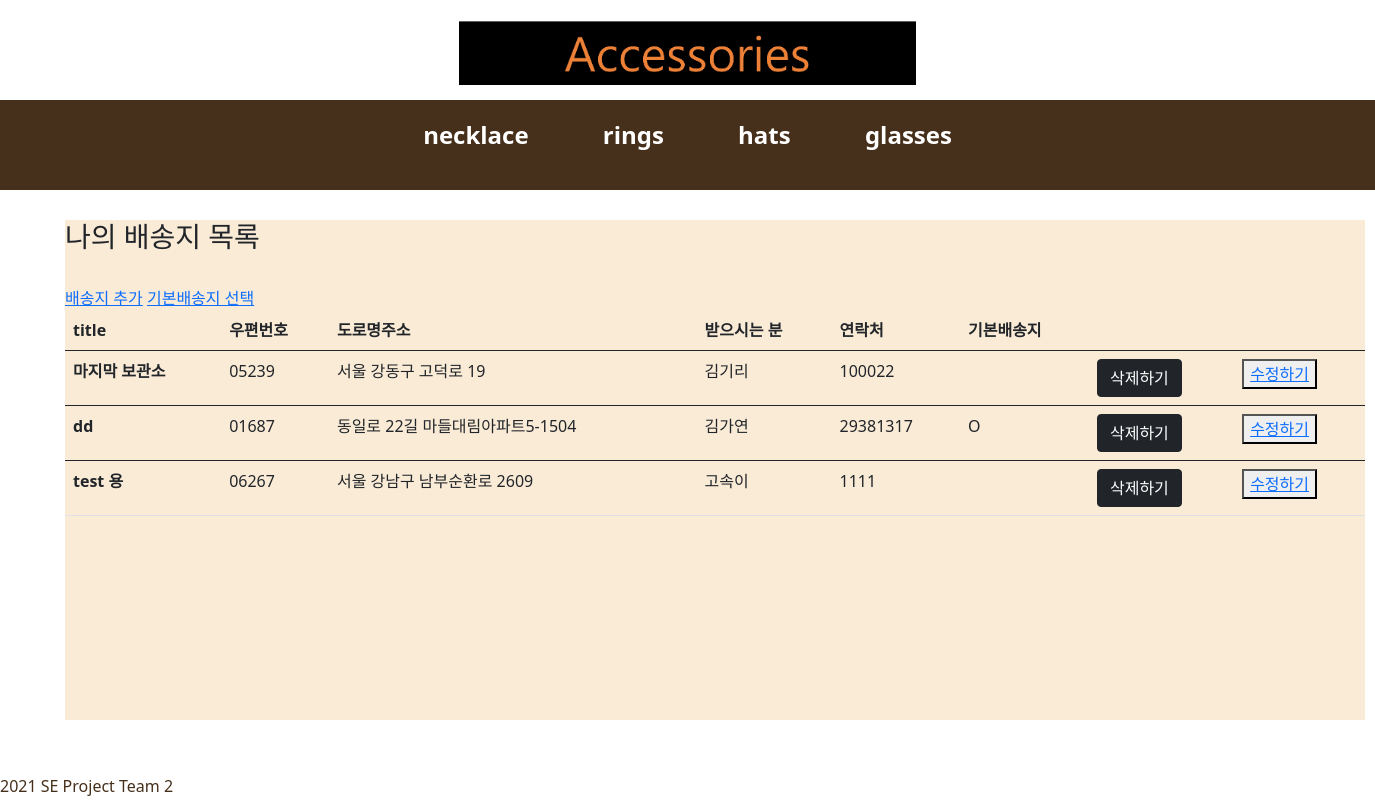
The app's page /create/ (signed in), older data.
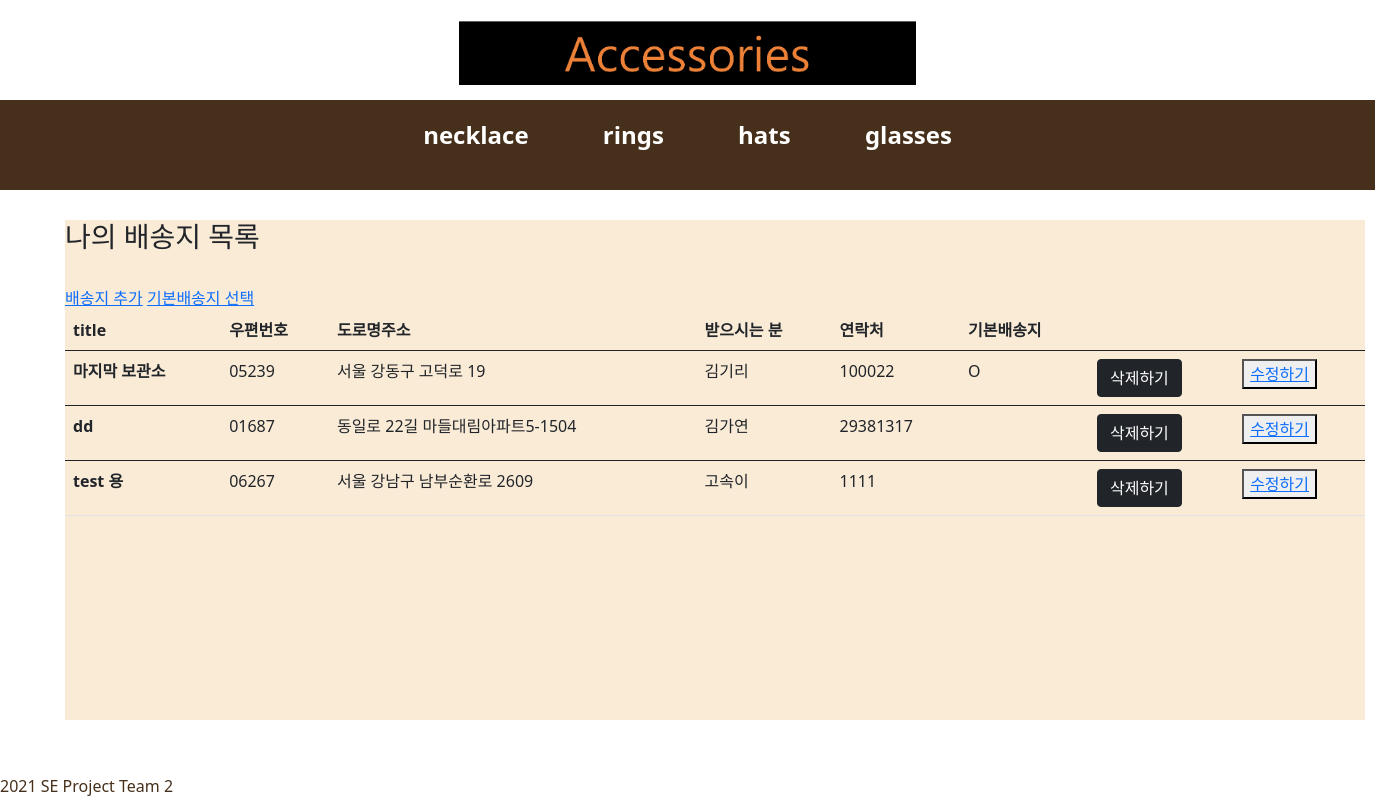
The same page, newer data.
### shoppingApp/models.py (models this page shows, shortened)
class address(models.Model):
    accounts = models.ForeignKey(UserAccounts, on_delete=models.CASCADE, null=True)
    title = models.CharField(max_length=200)
    post_num= models.CharField(max_length=200,null=True)
    road_address=models.CharField(max_length=200,null=True)
    detail_address=models.TextField()
    post_name=models.CharField(max_length=20,null=True)
    post_phonenum=models.IntegerField(null=True)
    is_default = models.BooleanField(default=False,null=True)

### shoppingApp/views.py (the view)
# urls.py: path('create/', shoppingView.create_view, name='create'),
def create_view(request):
    cart_count=context_processors.counter(request)
    cart_count=int(cart_count)
    count={'cart_count':cart_count}
    uid=request.session.get('user_id')
    get_all=UserAccounts.objects.all()
    get_user=get_all.filter(user_id=uid)
    shippings = address.objects.filter(accounts__in=get_user)
    if shippings is None:
        return render(request, 'create.html')
    return render(request, 'create.html', {'shippings':  shippings, 'count':count})

### cartApp/context_processors.py (called while the page is built)
def counter(request):
    item_count=0
    if 'admin' in request.path:
        return {}
    else:
        try:
            cart= Cart.objects.filter(cart_id=request.session.get('user_id'))
            cart_items = CartItem.objects.all().filter(cart=cart[:1])
            for cart_item in cart_items:
                item_count+=cart_item.quantity
        except Cart.DoesNotExist:
            item_count=0
    return item_count

### shoppingApp/templates/create.html (shortened to what this page needs)
{% extends 'base.html' %}
{% block content %}
<section>
<div>
<h3>나의 배송지 목록</h3><br>
<a href="{%url 'newpost' %}">배송지 추가</a>
<a href="{%url 'create_default' %}">기본배송지 선택</a>
<table class="table">
    <thead>
      <tr>
        <th scope="col">title</th>
        <th scope="col">우편번호</th>
        <th scope="col">도로명주소</th>
        <th scope="col">받으시는 분</th>
        <th scope="col">연락처</th>
        <th scope="col">기본배송지</th>
        <th scope="col"></th>
        <th scope="col"></th>
      </tr>
    </thead>
    {% for address in shippings %}
    <tbody>
      <tr>
        <th scope="row">{{address.title}}</th>
        <td>{{address.post_num}}</td>
        <td>{{address.road_address}}</td>
        <td>{{address.post_name}}</td>
        <td>{{address.post_phonenum}}</td>
        {%if address.is_default%}
        <td>  O</td>
        {% else %}
        <td></td>
        {%endif %}
        <form action="{% url 'delete' address.pk%}" method="POST">
        <td><input class="btn btn-dark" type="submit" value="삭제하기" ></td>
        </form>
        <td><button type="button"><a href="{%url 'edit' address.pk%}">수정하기</a></button></td>
    </tbody>
    {%  endfor %}
</table>
</div>
</section>
{% endblock %}

### shoppingApp/templates/base.html (shortened to what this page needs)
<!DOCTYPE html>
<html lang="en">
<head>
    {% load static %}
    <link rel="stylesheet" href="{% static 'css/userMain.css' %}">
    <link href="https://cdn.jsdelivr.net/npm/bootstrap@5.0.0-beta3/dist/css/bootstrap.min.css" rel="stylesheet">
        {% load static %}
        <link rel="stylesheet" href="{% static 'css/login.css' %}">
        <link href="https://cdn.jsdelivr.net/npm/bootstrap@5.0.0-beta3/dist/css/bootstrap.min.css" rel="stylesheet">
</head>
<body>
    <header style="background-color: white; height: max-content; top:0;"><div>
        <a href="{% url 'userMain' %}">
        <img src="{%static 'images/mainlogo.png' %}" height="100" alt="iconIMG"></a>
    </div>
    </header>
    <navigator>
            <ul id="category">
                <li><a href="{%url 'products:category' 'necklace' %}">necklace</a></li>
                <li><a href="{%url 'products:category' 'rings' %}">rings</a></li>
                <li><a href="{%url 'products:category' 'hats' %}">hats</a></li>
                <li><a href="{%url 'products:category' 'glasses' %}">glasses</a></li>
            </ul>
    </navigator>
    {% block content %}
    {% endblock %}
    <footer id="footer">2021 SE Project Team 2</footer>
</body>
</html>

### static/css/userMain.css (style rules this page uses)
header { position: fixed; width: 100%; height: 120px; text-align: center; z-index: 2; background-color: #fff; }
#category { position: fixed; top: 110px; list-style: none; height: 90px; width: 100%; padding: 5px 1px; margin: 0; background: #46301B; text-align: center; z-index: 2; }
#category li { position: relative; display: inline-block; margin: 5px 30px; padding: 0; }
#category li a { display: block; position: relative; width: 20%; font-weight: bold; font-size: 15px; padding: 7px 8px; color: #fff; text-decoration: none; cursor: pointer; }
section { position: absolute; top: 220px; height: 500px; width: 100%; }
#footer { position: fixed; left: 0; bottom: 0; width: 100%; padding: 2px 0; color: #46301B; background-color: #FFF; }

### shoppingApp/static/css/login.css (style rules this page uses)
header { margin-top: 20px; position: fixed; width: 100%; height: 120px; text-align: center; z-index: 2; background-color: #fff; }
#category { position: fixed; top: 110px; list-style: none; height: 90px; width: 100%; padding: 5px 1px; margin: 0; background: #46301B; text-align: center; z-index: 2; }
#category li { position: relative; display: inline-block; margin: 5px 30px; padding: 0; }
#category li a { display: block; position: relative; width: 50%; font-weight: bold; font-size: 32px; padding: 7px 8px; color: #fff; text-decoration: none; cursor: pointer; }
section { position: absolute; top: 220px; height: 500px; width: 1300px; margin-left: 65px; background-color: #FAEBD7; }
#footer { position: fixed; left: 0; bottom: 0; width: 100%; padding: 2px 0; color: #46301B; background-color: #FFF; }

### shoppingApp/templates/base.html (style rules this page uses)
#category { position: fixed; top: 100px; list-style: none; height: 90px; width: 100%; padding: 5px 1px; margin: 0; background: #46301B; text-align: center; z-index: 2; }
#category li { position: relative; display: inline-block; margin: 5px 30px; padding: 0; }
#category li a { display: block; position: relative; width: 20%; font-weight: bold; font-size: 24px; padding: 7px 5px; color:white; text-decoration: none; cursor: pointer; }
header { margin:0 !important; padding:0 !important; }
img { margin:10px }

Row changes from the older to the newer data that the page shows:
changed address "마지막 보관소": now shows "O"
changed address "dd": no longer shows "O"
